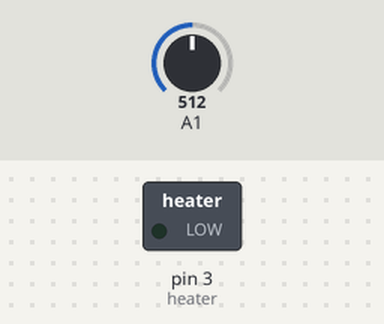
Bench run of a sketch on a simulated Arduino Uno, built with avr-gcc and run on an emulated ATmega328P. On the bench: switched loads named in the sketch (green lamp = pin HIGH). The test bench sets the inputs (shaded band); at power-on: A1 = 512.

Above: at 2.8 s.
2.9 s: A1 set to 57
7.2 s: A1 set to 47
At 10.7 s:
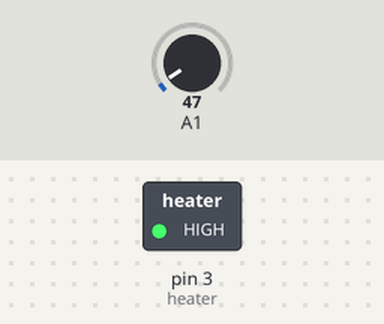
11.5 s: A1 set to 122
At 15.0 s:
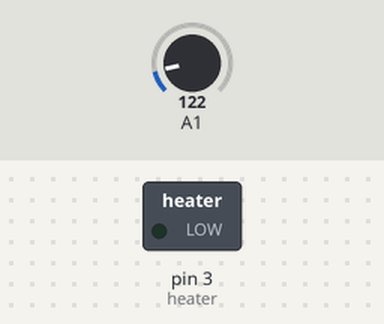
15.5 s: A1 set to 25
At 19.3 s:
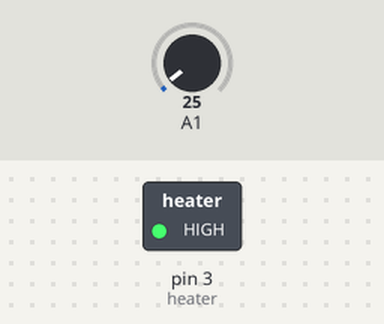
Timing chart, 0 to 20.5 s (numbered marks = the images above; inputs shaded):
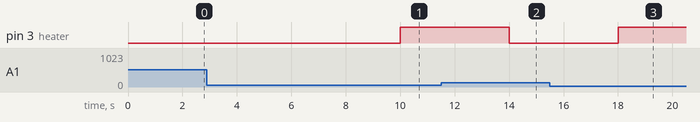

The sketch:

Heater.ino
```cpp
int heater = 3; // digital pin 3 on attiny
float reading, voltage;
float T;

int maxTemp = 35, minTemp = 25; // temp range

void setup() {
   pinMode(heater, OUTPUT); // heater init
   Serial.begin(9600); // baud rate: 9600
}

void tempCalc(){ // thermistor calculations
  voltage = analogRead(A1); // analogRead function to read voltage value, pin A1
  float mv = voltage / 1024 * 5 * 1000; //find percentage of input reading
  T = (mv - 0.5) / 10; //Convert to degrees
}

void loop() {

  tempCalc(); // method call

  delay(2000);
  // if temp too hot, turn heater off
  if ( T >= maxTemp){ // max temp
    digitalWrite(heater, LOW);
  }

  // if temp too cold, turn heater on
  else if (T <= minTemp) {// min temp
    digitalWrite(heater, HIGH);
  }
}
```

Measured:
- the behaviour switches between 52 and 51 on A1 (found by bisection; images 0 and 1)
- after the input at 2.9 s, every drawn part: stays the same
- after the input at 7.2 s, pin 3 (heater): LOW → HIGH after 2.8 s
- after the input at 11.5 s, pin 3 (heater): HIGH → LOW after 2.5 s
- after the input at 15.5 s, pin 3 (heater): LOW → HIGH after 2.5 s
